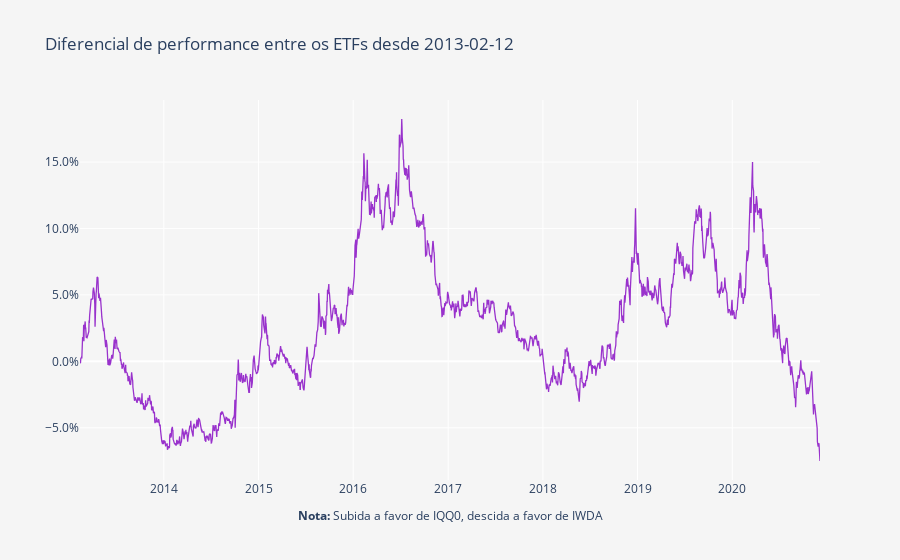

This figure's notebook cell:
### Code cell
layout = go.Layout(
    title='Diferencial de performance entre os ETFs desde ' + Begin,
    plot_bgcolor='#f5f5f5',
    paper_bgcolor='#f5f5f5',
    xaxis=dict(
        title='<b>Nota:</b> Subida a favor de IQQ0, descida a favor de IWDA',
        showgrid=True,
        titlefont=dict(size=12),
    ),
    yaxis=dict(
        title='',
        showgrid=True,
        zeroline=True, # Adicionar ou não a zero line
        tickformat=".1%" # tickformat=".2%" se quiseres mais casas decimais
    ))

trace0 = go.Scatter(
    x = fundos.index,
    y = (round(((fundos.iloc[:, 1] / fundos.iloc[:, 0])- 1), 5)),
    name = 'Portfolio',
    line = dict(
        color = 'darkorchid',
        width = 1.3)
)

data = [trace0]
        
fig = go.Figure(data=data, layout=layout)
py.iplot(fig)

### Figure 1 — Plotly figure (JSON) as saved in the notebook; plotly's stock layout.template omitted (floating-point values rounded to 4 significant figures; data arrays with more than 128 entries replaced by an {"elided": "..."} marker saying what was removed)
{"data": [{"line": {"color": "darkorchid", "width": 1.3}, "name": "Portfolio", "type": "scatter", "x": {"elided": "1998 str values"}, "y": {"elided": "1998 float values"}}], "layout": {"autosize": true, "paper_bgcolor": "#f5f5f5", "plot_bgcolor": "#f5f5f5", "title": {"text": "Diferencial de performance entre os ETFs desde 2013-02-12"}, "xaxis": {"autorange": true, "range": ["2013-02-12", "2020-12-04"], "showgrid": true, "title": {"font": {"size": 12}, "text": "<b>Nota:</b> Subida a favor de IQQ0, descida a favor de IWDA"}, "type": "date"}, "yaxis": {"autorange": true, "range": [-0.08929, 0.1967], "showgrid": true, "tickformat": ".1%", "title": {"text": ""}, "type": "linear", "zeroline": true}}}
